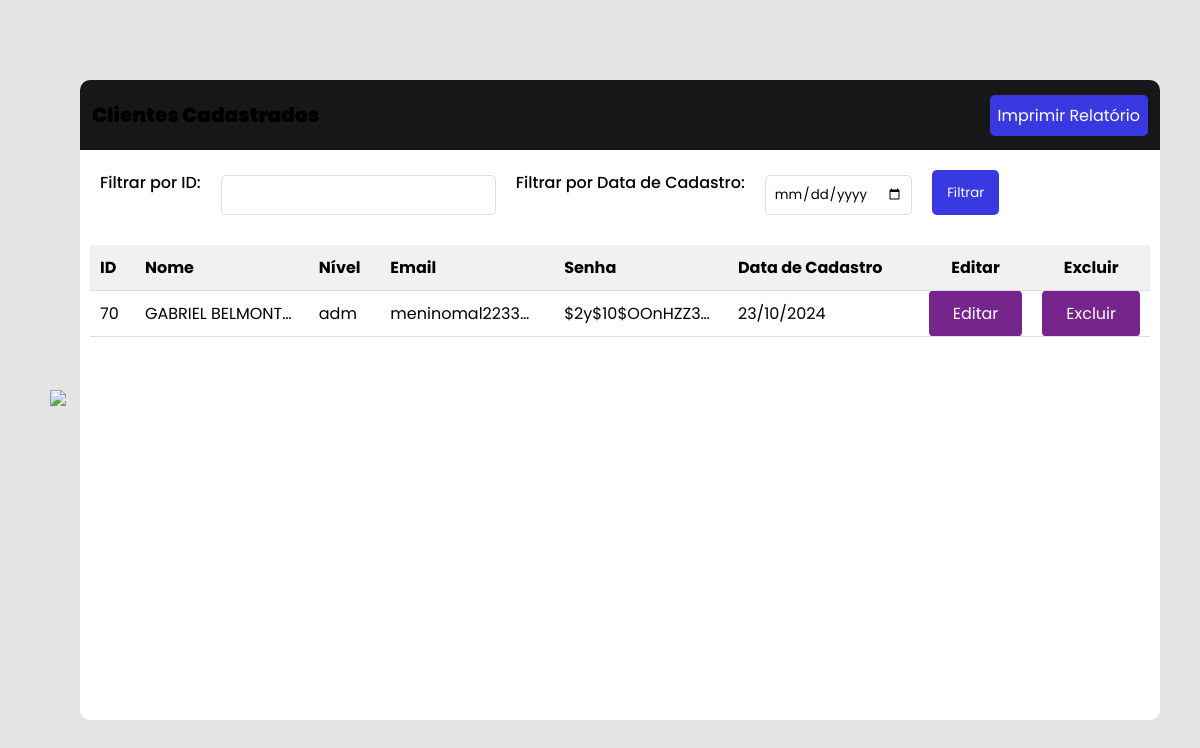
/painelcadastro.php?filtro_id=70, run on the app's committed database.
### tables this page shows
CREATE TABLE `usuarios` (
  `id` int(11) NOT NULL,
  `nome` varchar(250) NOT NULL,
  `email` varchar(250) NOT NULL,
  `senha` varchar(250) NOT NULL,
  `telefone` varchar(250) NOT NULL,
  `cpf` varchar(250) NOT NULL,
  `endereco` varchar(250) NOT NULL,
  `nivel` text NOT NULL DEFAULT 'cliente',
  `data_cadastro` datetime DEFAULT current_timestamp()
);

### painelcadastro.php (the view, shortened to what this page needs)
<!DOCTYPE html>
<html lang="pt-br">
<head>
  <link rel="stylesheet" href="style.css">
  <link href='https://unpkg.com/boxicons@2.1.1/css/boxicons.min.css' rel='stylesheet'>
</head>
<body>
  <div class="back-button">
    <a href="perfil.php" title="Voltar para a página perfil"><img src="https://cdn-icons-png.flaticon.com/512/66/66822.png" alt="Voltar para a página perfil"></a>
  </div>
  <div class="container">
    <div class="header">
      <span>Clientes Cadastrados</span>
      <button onclick="window.print()" id="print-button">Imprimir Relatório</button>
    </div>
    <form method="GET" class="filter-form">
      <label for="filtro_id">Filtrar por ID:</label>
      <input type="number" id="filtro_id" name="filtro_id" required>
      <label for="filtro_data">Filtrar por Data de Cadastro:</label>
      <input type="date" id="filtro_data" name="filtro_data">
      <button type="submit">Filtrar</button>
    </form>
    <div class="divTable">
      <table class="table table-bordered table-striped">
        <thead class="thead-dark">
          <tr>
            <th>ID</th>
            <th>Nome</th>
            <th>Nível</th>
            <th>Email</th>
            <th>Senha</th>
            <th>Data de Cadastro</th>
            <th class="acao">Editar</th>
            <th class="acao">Excluir</th>
          </tr>
        </thead>
        <tbody>
          <?php
          include "conexao.php";
          $filtro_id = isset($_GET['filtro_id']) ? intval($_GET['filtro_id']) : null;
          $result_usuarios = "SELECT * FROM usuarios WHERE 1=1";
          if ($filtro_id) {
            $result_usuarios .= " AND id = $filtro_id";
          }
          $result_usuarios .= " ORDER BY nome ASC";
          $resultado_usuarios = mysqli_query($conn, $result_usuarios);
          if (mysqli_num_rows($resultado_usuarios) > 0) {
            while ($linha = mysqli_fetch_assoc($resultado_usuarios)) {
              echo "<tr>";
              echo "<td>" . $linha['id'] . "</td>";
              echo "<td>" . $linha['nome'] . "</td>";
              echo "<td>" . $linha['nivel'] . "</td>";
              echo "<td>" . $linha['email'] . "</td>";
              echo "<td>" . $linha['senha'] . "</td>";
              echo "<td>" . date('d/m/Y', strtotime($linha['data_cadastro'])) . "</td>";
              echo "<td class='acao'><a href='editarusuario.php?id=" . $linha['id'] . "' class='btn btn-primary btn-sm'>Editar</a></td>";
              echo "<td class='acao'><a href='excluir.php?id=" . $linha['id'] . "' class='btn btn-danger btn-sm'>Excluir</a></td>";
              echo "</tr>";
            }
          } else {
            echo "<tr><td colspan='8'>Nenhum registro encontrado.</td></tr>";
          }
          ?>
        </tbody>
      </table>
    </div>
  </div>
</body>
</html>

### assets/css/style.css (style rules this page uses)
:root { --primary-color: #76258C; --primary-color-dark: rgb(189, 6, 245); --secondary-color: #15151f; --secondary-color-dark: #0a0b0f; --text-light: #6b7280; --extra-light: #f8f7fd; --white: #ffffff; --max-width: 1200px; }
* { padding: 0; margin: 0; box-sizing: border-box; }
.btn { padding: 0.75rem 1.5rem; font-size: 1rem; font-family: inherit; color: var(--white); background-color: var(--primary-color); outline: none; border: none; border-radius: 5px; transition: 0.3s; cursor: pointer; }
img { width: 100%; display: flex; }
a { text-decoration: none; color: var(--white); }
html, body { scroll-behavior: smooth; }
body { font-family: "Poppins", sans-serif; }
.header { padding-block: 5rem; background-image: linear-gradient(rgba(0, 0, 0, 0.9), rgba(0, 0, 0, 0.9)), url("https://www.cora.com.br/blog/wp-content/uploads/elementor/thumbs/como_abrir_uma_empresa_de_tecnologia_da_informacao-ptybadgjx21q8a29zb8maopfap9riewse8qczcffy8.jpg"); background-size: cover; background-position: center center; background-repeat: no-repeat; }
@media (width > 768px) { .header { padding-top: 0; } }

### painelcadastro.php (style rules this page uses)
* { margin: 0; padding: 0; box-sizing: border-box; font-family: 'Poppins', sans-serif; }
body { width: 100vw; height: 100vh; display: flex; align-items: center; justify-content: center; background-color: rgba(0, 0, 0, 0.1); }
.container { width: 90%; height: 80%; border-radius: 10px; background: white; overflow: hidden; }
.header { min-height: 70px; display: flex; align-items: center; justify-content: space-between; padding: 0 12px; background-color: rgba(57, 57, 226, 0.1); }
.header span { font-weight: 900; font-size: 20px; }
#print-button { font-size: 16px; padding: 8px; border-radius: 5px; border: none; color: white; background-color: rgb(57, 57, 226); cursor: pointer; }
.divTable { padding: 10px; overflow: auto; }
table { width: 100%; border-collapse: collapse; }
thead { background-color: #f1f1f1; }
th, td { padding: 10px; text-align: left; border-bottom: 1px solid #ddd; }
th { font-weight: bold; }
.acao { text-align: center; width: 100px; }
td { max-width: 150px; overflow: hidden; text-overflow: ellipsis; white-space: nowrap; }
.back-button { position: relative; margin: 10px; }
.back-button img { width: 20px; height: 20px; }
.filter-form { display: flex; gap: 20px; margin: 20px; }
.filter-form label { display: flex; flex-direction: column; font-weight: 500; }
.filter-form input { margin-top: 5px; padding: 8px; border: 1px solid #ddd; border-radius: 5px; font-family: 'Poppins', sans-serif; }
.filter-form button { padding: 10px 15px; border: none; border-radius: 5px; background-color: rgb(57, 57, 226); color: white; font-family: 'Poppins', sans-serif; cursor: pointer; transition: background-color 0.3s; }

### data on the page
usuarios: id "70", nome "GABRIEL BELMONT…", nivel "adm", email "meninomal2233…", senha "$2y$10$OOnHZZ3…", data_cadastro "23/10/2024"
